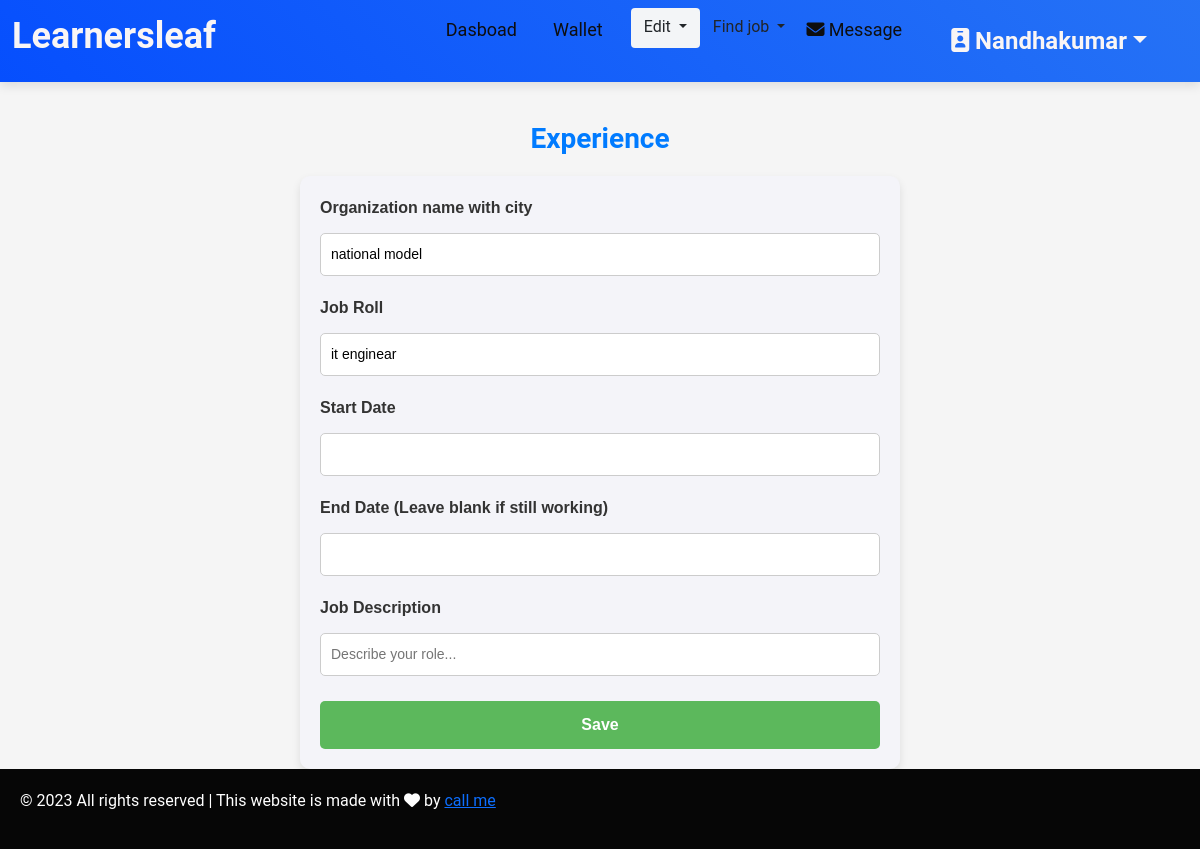
The page /t_experience/ipcsnandha@gmail.com on the database its author committed.
### kovai_app/models.py (models this page shows, shortened)
class TutorRegistration(models.Model):
    GENDER_CHOICES = [
        ('male', 'Male'),
        ('female', 'Female'),
    ]
    TEACHING_TYPES = [
        ('individual_teaching', 'Individual Teaching'),
        ('teaching_company', 'Teaching Company'),
    ]
    DEGREE_TYPES = [
        ('Secondary', 'Secondary'),
        ('Higher_Secondary', 'Higher Secondary'),
        ('Diploma', 'Diploma'),
        ('Graduation', 'Graduation'),
        ('AdvancedDiploma', 'Advanced Diploma'),
        ('PostGraduation', 'Post Graduation'),
        ('Doctorate/PhD', 'Doctorate/PhD'),
        ('Certification', 'Certification'),
        ('Other', 'Other'),
    ]
    ASSOCIATION_CHOICES = [
        ('parttime', 'Part time'),
        ('fulltime', 'Full time'),
        ('Correspondence', 'Correspondence / Distance Learning'),
    ]
    FEE_CHOICES = [
        ('per_hour', 'per hour'),
        ('per_month', 'per month'),
        ('per_year', 'per year'),
    ]
    INTEREST_CHOICES = [
        ('online_teaching', 'Online teaching'),
        ('offline_teaching', 'Offline teaching'),
        ('full_time', 'Full Time'),
        ('part_time', 'Part Time'),
        ('both', 'Both'),
    ]
    user = models.OneToOneField(User, on_delete=models.CASCADE,null=True,blank=True)
    name = models.CharField(max_length=255)
    email = models.EmailField()
    password = models.CharField(max_length=255)
    confirm_password = models.CharField(max_length=255)
    types = models.CharField(max_length=50, choices=TEACHING_TYPES, null=True, blank=True)
    strength = models.CharField(max_length=255, null=True, blank=True)
    gender = models.CharField(max_length=10, choices=GENDER_CHOICES, null=True, blank=True)
    date_of_birth = models.DateField(null=True, blank=True)
    language = models.CharField(max_length=50, choices=TEACHING_TYPES, null=True, blank=True)
    language_two=models.CharField(max_length=50, choices=TEACHING_TYPES, null=True, blank=True)
    language_three=models.CharField(max_length=50, choices=TEACHING_TYPES, null=True, blank=True)
    language_four=models.CharField(max_length=50, choices=TEACHING_TYPES, null=True, blank=True)
    language_five=models.CharField(max_length=50, choices=TEACHING_TYPES, null=True, blank=True)
    location = models.CharField(max_length=255, null=True, blank=True)
    post_code = models.CharField(max_length=20, null=True, blank=True)
    subject = models.CharField(max_length=255, null=True, blank=True)
    from_level = models.CharField(max_length=255, null=True, blank=True)
    institution_name = models.CharField(max_length=255, null=True, blank=True)
    degree_type = models.CharField(max_length=50, choices=DEGREE_TYPES, null=True, blank=True)
    degree_name = models.CharField(max_length=255, null=True, blank=True)
    specialisation= models.CharField(max_length=255, null=True, blank=True)
    institution_name_two = models.CharField(max_length=255, null=True, blank=True)
    institution_name_three = models.CharField(max_length=255, null=True, blank=True)
    institution_name_four = models.CharField(max_length=255, null=True, blank=True)
    institution_name_five = models.CharField(max_length=255, null=True, blank=True)
    degree_type_two = models.CharField(max_length=50, choices=DEGREE_TYPES, null=True, blank=True)
    degree_name_two = models.CharField(max_length=255, null=True, blank=True)
    degree_type_three = models.CharField(max_length=50, choices=DEGREE_TYPES, null=True, blank=True)
    degree_name_three = models.CharField(max_length=255, null=True, blank=True)
    degree_type_four = models.CharField(max_length=50, choices=DEGREE_TYPES, null=True, blank=True)
    degree_name_four = models.CharField(max_length=255, null=True, blank=True)
    degree_type_five = models.CharField(max_length=50, choices=DEGREE_TYPES, null=True, blank=True)
    degree_name_five = models.CharField(max_length=255, null=True, blank=True)
    specialisation_two= models.CharField(max_length=255, null=True, blank=True)
    specialisation_three= models.CharField(max_length=255, null=True, blank=True)
    specialisation_four= models.CharField(max_length=255, null=True, blank=True)
    specialisation_five= models.CharField(max_length=255, null=True, blank=True)
    company_name = models.CharField(max_length=255, null=True, blank=True)
    job_roll = models.CharField(max_length=255, null=True, blank=True)
    company_name_two = models.CharField(max_length=255, null=True, blank=True)
    job_roll_two = models.CharField(max_length=255, null=True, blank=True)
    company_name_three = models.CharField(max_length=255, null=True, blank=True)
    job_roll_three = models.CharField(max_length=255, null=True, blank=True)
    company_name_four = models.CharField(max_length=255, null=True, blank=True)
    job_roll_four = models.CharField(max_length=255, null=True, blank=True)
    company_name_five = models.CharField(max_length=255, null=True, blank=True)
    job_roll_five = models.CharField(max_length=255, null=True, blank=True)
    year_of_experience=models.CharField(max_length=255, null=True, blank=True)
    year_of_experience_two=models.CharField(max_length=255, null=True, blank=True)
    year_of_experience_three=models.CharField(max_length=255, null=True, blank=True)
    year_of_experience_four=models.CharField(max_length=255, null=True, blank=True)
    year_of_experience_five=models.CharField(max_length=255, null=True, blank=True)
    i_charge = models.CharField(max_length=20, choices=FEE_CHOICES, null=True, blank=True)
    min_fee = models.DecimalField(max_digits=10, decimal_places=2, null=True, blank=True)
    max_fee = models.DecimalField(max_digits=10, decimal_places=2, null=True, blank=True)
    classes = models.CharField(max_length=20, choices=FEE_CHOICES, null=True, blank=True)
    other_subject = models.CharField(max_length=20, choices=FEE_CHOICES, null=True, blank=True)
    language_subject = models.CharField(max_length=20, choices=FEE_CHOICES, null=True, blank=True)
    curriculum= models.CharField(max_length=20, choices=FEE_CHOICES, null=True, blank=True)
    willing_to_travel = models.CharField(
        max_length=3,
        choices=[('yes', 'Yes'), ('no', 'No')],
        default='no',
        null=True,
        blank=True
    )
    available_for_online_teaching = models.CharField(
        max_length=3,
        choices=[('yes', 'Yes'), ('no', 'No')],
        default='no',
        null=True,
        blank=True
    )
    help_with_homework = models.CharField(
        max_length=3,
        choices=[('yes', 'Yes'), ('no', 'No')],
        default='no',
        null=True,
        blank=True
    )
    full_time_teacher = models.CharField(
        max_length=3,
        choices=[('yes', 'Yes'), ('no', 'No')],
        default='no',
        null=True,
        blank=True
    )
    interested_in = models.CharField(max_length=20, choices=INTEREST_CHOICES, null=True, blank=True)
    s_profile_description = models.TextField(null=True, blank=True)
    profile_description = models.TextField(null=True, blank=True)
    id_proof = models.ImageField(upload_to=upload_to, null=True, blank=True)
    profile_photo = models.ImageField(upload_to=upload_to,null=True)
    phone = models.CharField(max_length=15 ,null=True, blank=True)
    email_otp=models.BigIntegerField(null=True,blank=True)
    filename=models.CharField(max_length=500, choices=INTEREST_CHOICES, null=True, blank=True)
    coin=models.IntegerField(null=True, blank=True)
    review=models.IntegerField(null=True, blank=True)

### kovai_app/views.py (the view, shortened to what this page needs)
# urls.py: path('t_experience/<email>',views.t_experience, name='t_experience'),
def t_experience(request,email):
    a = TutorRegistration.objects.filter(email=email).first()
    return render(request, "t_experience.html", {"account": a})

### kovai_app/templates/t_experience.html (shortened to what this page needs)
<!DOCTYPE html>
<html lang="en">
<head>
    <link href="https://cdn.jsdelivr.net/npm/bootstrap@5.3.3/dist/css/bootstrap.min.css" rel="stylesheet">
    <link rel="stylesheet" href="https://cdnjs.cloudflare.com/ajax/libs/font-awesome/6.6.0/css/all.min.css" />
</head>
<body>
    <nav class="navbar navbar-expand-lg navbar-light " >
        <div class="container-fluid">
            <a class="navbar-brand " href="#"><h2 style="font-weight: bold; color: #f9f5f5; font-size: 36px;">Learnersleaf</h2>
            </a>
            <div class="collapse navbar-collapse" id="navbarNav">
                <ul class="navbar-nav ms-auto">
                    <li class="nav-item">
                        <a class="nav-link " href="/teacher_dashboard/{{account.email}}">Dasboad</a>
                    </li>
                    <li class="nav-item">
                        <a class="nav-link  " href="/t_wallet/{{account.email}}">Wallet</a>
                    </li>
                    <li class="nav-item active">
                        <div class="dropdown av-link">
                            <button type="button" class="btn   dropdown-toggle " data-bs-toggle="dropdown">
                                Edit
                            </button>
                        </div>
                    </li>
                    <li class="nav-item">
                        <div class="dropdown">
                            <button type="button" class="btn dropdown-toggle" data-bs-toggle="dropdown" >
                                Find job
                            </button>
                        </div>
                    </li>
                    <li class="nav-item  ">
                     <a href="/teacher_inbox/{{account.email}}" class="nav-link" > <i class="fa-solid fa-envelope"  ></i>&nbsp;Message</a>
                </li>
                <li class="nav-item">
                <div class="dropdown nav-link "><div class="btn  dropdown-toggle" data-bs-toggle="dropdown" style="font-size: 24px; font-weight: bold; color:  #f9f5f5;;" ><i class="fa-solid fa-id-badge"  ></i> {{account.name|title}}</div>
    </div>
            </li>
                </ul>
            </div>
        </div>
    </nav>
    <h2 class="section-heading">Experience</h2>
    <form action="/t_experience/{{account.email}}" method="POST">
        <label>Organization name with city</label>
        <input type="text" name="company_name" placeholder="XYZ Company" value="{{account.company_name}}">
        <label>Job Roll</label>
        <input type="text" name="job_roll" placeholder="IT Engineer" value="{{account.job_roll}}">
        <label>Start Date</label>
    <input type="text"  id="s" name="start_date" min="2001-04-01" max="2024-04-30" value="{{account.job_start_date}}">
    <label>End Date (Leave blank if still working)</label>
    <input type="text" name="end_date" id="e" min="2001-04-01" max="2024-04-30" value="{{account.job_end_date}}">
        <label>Job Description</label>
        <input type="text" name="job_description" placeholder="Describe your role..." value="{{account.job_description}}">
        <input type="submit" value="Save">
    </form>
    <div class="footer">
        <p>&copy; 2023 All rights reserved | This website is made with <i
            class="fa-solid fa-heart"></i> by <a href="https://www.linkedin.com
            /in/krishnachandra-9a8a3a1a5/"> call me</a>
            </p>
    </div>
</body>
</html>

### kovai_app/templates/t_experience.html (style rules this page uses)
body { font-family: Arial, sans-serif; background-color: #f4f4f4; margin: 0; }
form { max-width: 600px; margin: 0 auto; padding: 20px; background-color: #f4f4f9; border-radius: 10px; box-shadow: 0 4px 8px rgba(0, 0, 0, 0.1); font-family: Arial, sans-serif; }
label { font-size: 16px; font-weight: bold; display: block; margin-bottom: 8px; color: #333; }
input[type="text"], input[type="date"], input[type="number"] { width: 100%; padding: 10px; margin-bottom: 20px; border: 1px solid #ccc; border-radius: 5px; font-size: 14px; box-sizing: border-box; }
input[type="submit"] { width: 100%; padding: 12px; background-color: #5cb85c; color: white; font-size: 16px; font-weight: bold; border: none; border-radius: 5px; cursor: pointer; transition: background-color 0.3s ease; }
input { margin-top: 5px; }
.navbar-brand { font-size: 30px; font-weight: bold; color: #007bff; transition: color 0.3s ease; }
.active { background-color: #f3f5f7; font-weight: bold; height: 40px; border-radius: 4px; }
.nav-link { font-size: 18px; margin-right: 20px; color: #0e0e0e; position: relative; transition: color 0.3s ease, transform 0.3s ease; }
.nav-link::after { content: ''; position: absolute; width: 0; height: 2px; background: #007bff; left: 0; bottom: -5px; transition: width 0.3s ease; }
.section-heading { margin: 40px 0 20px; font-size: 28px; text-align: center; font-weight: bold; color: #007bff; animation: fadeInDown 1s ease; }
body { background-color: #f5f5f5; font-family: 'Roboto', sans-serif; color: #333; }
h2 { color: #0a0606; font-weight: bold; }
nav { background: linear-gradient(45deg, #0048ff, #7ed6df); background-size: 400% 400%; animation: gradientAnimation 10s ease infinite; box-shadow: 0 4px 10px rgba(0, 0, 0, 0.1); }
.footer { background-color: #060606; padding: 20px; color: #fff; margin-left: 0; }

### rows shown on the page
TutorRegistration: name "Nandhakumar", company_name "national model", job_roll "it enginear"
